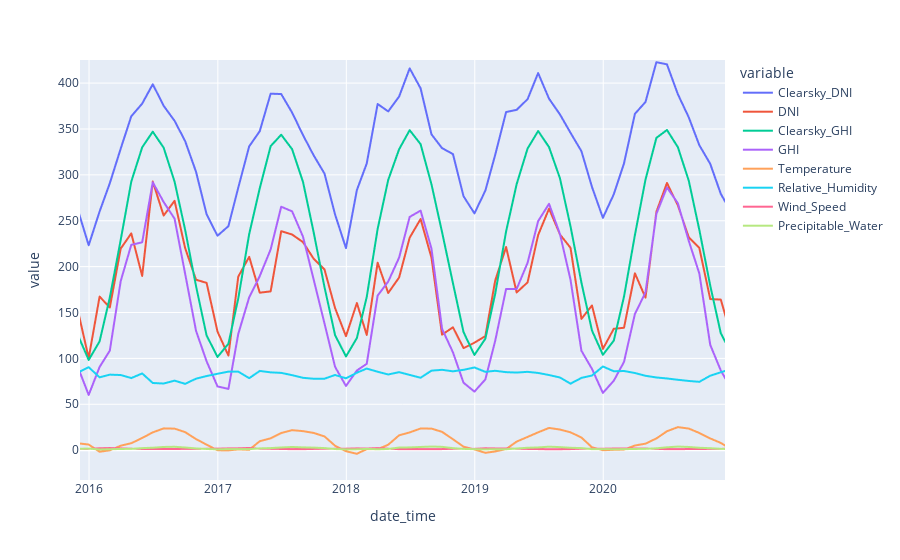

The notebook cell this image was saved under:
### Code cell
df_.plot()

### Figure 1 — Plotly figure (JSON) as saved in the notebook; plotly's stock layout.template omitted (floating-point values rounded to 4 significant figures; data arrays with more than 128 entries replaced by an {"elided": "..."} marker saying what was removed)
{"data": [{"hovertemplate": "variable=Clearsky_DNI<br>date_time=%{x}<br>value=%{y}<extra></extra>", "legendgroup": "Clearsky_DNI", "line": {"color": "#636efa", "dash": "solid"}, "mode": "lines", "name": "Clearsky_DNI", "showlegend": true, "type": "scattergl", "x": {"elided": "276 str values"}, "xaxis": "x", "y": {"elided": "276 float values"}, "yaxis": "y"}, {"hovertemplate": "variable=DNI<br>date_time=%{x}<br>value=%{y}<extra></extra>", "legendgroup": "DNI", "line": {"color": "#EF553B", "dash": "solid"}, "mode": "lines", "name": "DNI", "showlegend": true, "type": "scattergl", "x": {"elided": "276 str values"}, "xaxis": "x", "y": {"elided": "276 float values"}, "yaxis": "y"}, {"hovertemplate": "variable=Clearsky_GHI<br>date_time=%{x}<br>value=%{y}<extra></extra>", "legendgroup": "Clearsky_GHI", "line": {"color": "#00cc96", "dash": "solid"}, "mode": "lines", "name": "Clearsky_GHI", "showlegend": true, "type": "scattergl", "x": {"elided": "276 str values"}, "xaxis": "x", "y": {"elided": "276 float values"}, "yaxis": "y"}, {"hovertemplate": "variable=GHI<br>date_time=%{x}<br>value=%{y}<extra></extra>", "legendgroup": "GHI", "line": {"color": "#ab63fa", "dash": "solid"}, "mode": "lines", "name": "GHI", "showlegend": true, "type": "scattergl", "x": {"elided": "276 str values"}, "xaxis": "x", "y": {"elided": "276 float values"}, "yaxis": "y"}, {"hovertemplate": "variable=Temperature<br>date_time=%{x}<br>value=%{y}<extra></extra>", "legendgroup": "Temperature", "line": {"color": "#FFA15A", "dash": "solid"}, "mode": "lines", "name": "Temperature", "showlegend": true, "type": "scattergl", "x": {"elided": "276 str values"}, "xaxis": "x", "y": {"elided": "276 float values"}, "yaxis": "y"}, {"hovertemplate": "variable=Relative_Humidity<br>date_time=%{x}<br>value=%{y}<extra></extra>", "legendgroup": "Relative_Humidity", "line": {"color": "#19d3f3", "dash": "solid"}, "mode": "lines", "name": "Relative_Humidity", "showlegend": true, "type": "scattergl", "x": {"elided": "276 str values"}, "xaxis": "x", "y": {"elided": "276 float values"}, "yaxis": "y"}, {"hovertemplate": "variable=Wind_Speed<br>date_time=%{x}<br>value=%{y}<extra></extra>", "legendgroup": "Wind_Speed", "line": {"color": "#FF6692", "dash": "solid"}, "mode": "lines", "name": "Wind_Speed", "showlegend": true, "type": "scattergl", "x": {"elided": "276 str values"}, "xaxis": "x", "y": {"elided": "276 float values"}, "yaxis": "y"}, {"hovertemplate": "variable=Precipitable_Water<br>date_time=%{x}<br>value=%{y}<extra></extra>", "legendgroup": "Precipitable_Water", "line": {"color": "#B6E880", "dash": "solid"}, "mode": "lines", "name": "Precipitable_Water", "showlegend": true, "type": "scattergl", "x": {"elided": "276 str values"}, "xaxis": "x", "y": {"elided": "276 float values"}, "yaxis": "y"}], "layout": {"autosize": true, "legend": {"title": {"text": "variable"}, "tracegroupgap": 0}, "margin": {"t": 60}, "xaxis": {"anchor": "y", "autorange": false, "domain": [0, 1], "range": ["2015-12-06 07:43:52.6554", "2020-12-11 22:47:44.122"], "title": {"text": "date_time"}, "type": "date"}, "yaxis": {"anchor": "x", "autorange": false, "domain": [0, 1], "range": [-32.52, 425.2], "title": {"text": "value"}, "type": "linear"}}}
